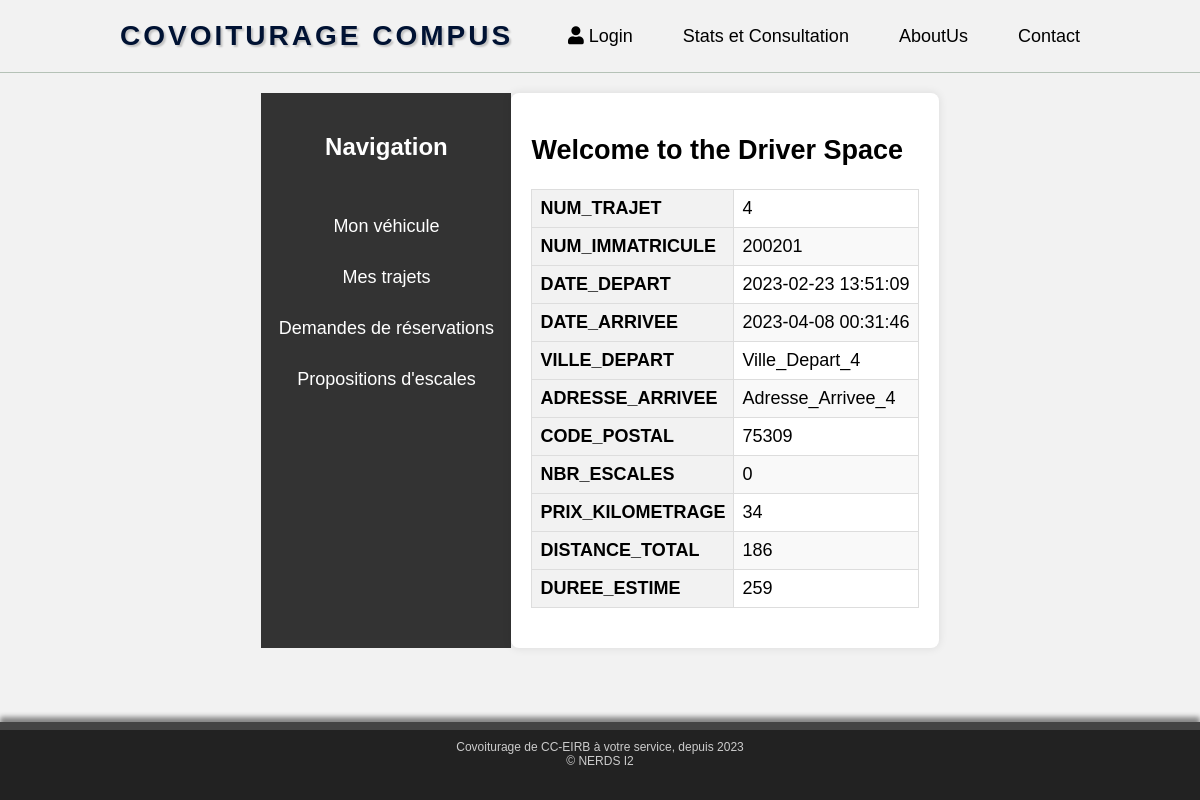
Screenshot of /php/espace_conducteur/view_trajet.php?num_trajet=4 with the database file from the repository.
### tables this page shows
CREATE TABLE IF NOT EXISTS TRAJET(
    NUM_TRAJET SERIAL NOT NULL,
    NUM_IMMATRICULE INT NOT NULL,
    DATE_DEPART TIMESTAMP NOT NULL,
    DATE_ARRIVEE TIMESTAMP NOT NULL,
    VILLE_DEPART VARCHAR(100) NOT NULL,
    ADRESSE_ARRIVEE VARCHAR(100) NOT NULL,
    CODE_POSTAL INT NOT NULL,
    NBR_ESCALES INT NOT NULL DEFAULT 0,
    PRIX_KILOMETRAGE INT NOT NULL,
    DISTANCE_TOTAL INT NOT NULL,
    DUREE_ESTIME INT NOT NULL,

    PRIMARY KEY (NUM_TRAJET),
    FOREIGN KEY (NUM_IMMATRICULE) REFERENCES VOITURE(NUM_IMMATRICULE) ON DELETE CASCADE ON UPDATE CASCADE
);

### php/espace_conducteur/view_trajet.php (the view, shortened to what this page needs)
<!DOCTYPE html>
<html>
<head>
    <link rel="stylesheet" type="text/css" href="../../css/esp_conducteur.css">
    <link rel="stylesheet" type="text/css" href="../../css/table_style.css">
</head>
<body>
    <?php include('../header.php'); ?>
    <div class="container">
        <?php include('nav_bar.php'); ?>
        <div class="main-content" id="mainContent">
            <h2>Welcome to the Driver Space</h2>
            <?php
            include('../../connect.php');
            if (isset($_GET['num_trajet']) && !empty($_GET['num_trajet'])) {
                $num_trajet = $_GET['num_trajet'];
                $query1 = "SELECT * FROM TRAJET WHERE NUM_TRAJET = ?";
                $stmt1 = $conn->prepare($query1);
                $stmt1->bind_param("i", $num_trajet);
                if ($stmt1->execute()) {
                    $result1 = $stmt1->get_result();
                    if ($result1->num_rows > 0) {
                        echo '<div style="overflow-x:auto;">';
                        echo '<table>';
                        $columns = ['NUM_TRAJET', 'NUM_IMMATRICULE', 'DATE_DEPART', 'DATE_ARRIVEE', 'VILLE_DEPART', 'ADRESSE_ARRIVEE', 'CODE_POSTAL', 'NBR_ESCALES', 'PRIX_KILOMETRAGE', 'DISTANCE_TOTAL', 'DUREE_ESTIME'];
                        while ($row = $result1->fetch_assoc()) {
                            foreach ($columns as $column) {
                                echo '<tr>';
                                echo "<th>$column</th>";
                                echo "<td>{$row[$column]}</td>";
                                echo '</tr>';
                            }
                        }
                        echo '</table>';
                        echo '</div>';
                    } else {
                        echo "Aucun résultat trouvé";
                    }
                } else {
                    echo "Erreur lors de l'exécution de la requête 1: " . $stmt1->error;
                }
            }
            ?>
        </div>
    </div>
    <?php include('../footer.php'); ?>
</body>
</html>

### css/esp_conducteur.css (style rules this page uses)
body { font-family: 'Open Sans', sans-serif; background-color: #f2f2f2; margin: 0; padding: 0; font-size: 18px; }
.container { display: flex; max-width: 1200px; margin: 0 auto; padding: 20px; }
.main-content { flex-grow: 1; padding: 20px; background-color: #fff; border-radius: 8px; box-shadow: 0 0 10px rgba(0, 0, 0, 0.1); transition: transform 0.3s ease; }

### css/table_style.css (style rules this page uses)
table { width: 100%; border-collapse: collapse; margin-bottom: 20px; }
th, td { border: 1px solid #ddd; padding: 8px; text-align: left; }
th { background-color: #f2f2f2; }
tr:nth-child(even) { background-color: #f9f9f9; }

### php/header.php (style rules this page uses)
body { font-family: 'DyeLine', sans-serif; margin: 0; padding: 0; }

### php/footer.php (style rules this page uses)
html, body { height: 100%; margin: 0; display: flex; flex-direction: column; }
body { min-height: 100vh; }

### rows the page displays
trajet: column "NUM_TRAJET", NUM_TRAJET "4", column "NUM_IMMATRICULE", NUM_IMMATRICULE "200201", column "DATE_DEPART", DATE_DEPART "2023-02-23 13:51:09", column "DATE_ARRIVEE", DATE_ARRIVEE "2023-04-08 00:31:46", column "VILLE_DEPART", VILLE_DEPART "Ville_Depart_4", column "ADRESSE_ARRIVEE", ADRESSE_ARRIVEE "Adresse_Arrivee_4", column "CODE_POSTAL", CODE_POSTAL "75309", column "NBR_ESCALES", NBR_ESCALES "0", column "PRIX_KILOMETRAGE", PRIX_KILOMETRAGE "34", column "DISTANCE_TOTAL", DISTANCE_TOTAL "186", column "DUREE_ESTIME", DUREE_ESTIME "259"
